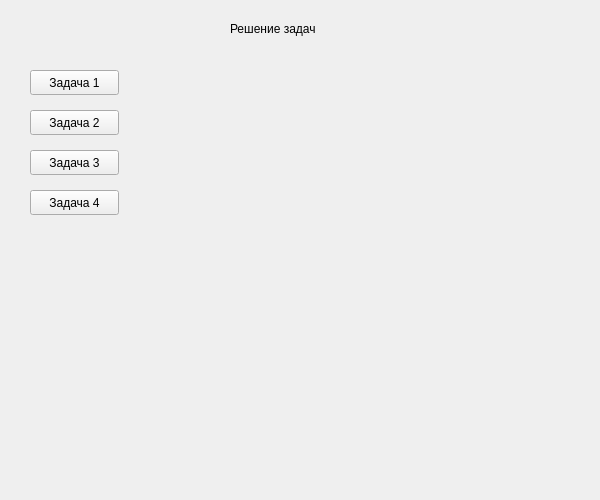
<?xml version="1.0" encoding="UTF-8"?>
<ui version="4.0">
 <class>Tasks</class>
 <widget class="QWidget" name="Tasks">
  <property name="geometry">
   <rect>
    <x>0</x>
    <y>0</y>
    <width>600</width>
    <height>500</height>
   </rect>
  </property>
  <property name="windowTitle">
   <string>Form</string>
  </property>
  <widget class="QLabel" name="label">
   <property name="geometry">
    <rect>
     <x>230</x>
     <y>20</y>
     <width>131</width>
     <height>17</height>
    </rect>
   </property>
   <property name="text">
    <string>Решение задач</string>
   </property>
  </widget>
  <widget class="QPushButton" name="task1">
   <property name="geometry">
    <rect>
     <x>30</x>
     <y>70</y>
     <width>89</width>
     <height>25</height>
    </rect>
   </property>
   <property name="text">
    <string>Задача 1</string>
   </property>
  </widget>
  <widget class="QPushButton" name="task2">
   <property name="geometry">
    <rect>
     <x>30</x>
     <y>110</y>
     <width>89</width>
     <height>25</height>
    </rect>
   </property>
   <property name="text">
    <string>Задача 2</string>
   </property>
  </widget>
  <widget class="QPushButton" name="task3">
   <property name="geometry">
    <rect>
     <x>30</x>
     <y>150</y>
     <width>89</width>
     <height>25</height>
    </rect>
   </property>
   <property name="text">
    <string>Задача 3</string>
   </property>
  </widget>
  <widget class="QPushButton" name="task4">
   <property name="geometry">
    <rect>
     <x>30</x>
     <y>190</y>
     <width>89</width>
     <height>25</height>
    </rect>
   </property>
   <property name="text">
    <string>Задача 4</string>
   </property>
  </widget>
  <widget class="QLabel" name="solution">
   <property name="geometry">
    <rect>
     <x>250</x>
     <y>70</y>
     <width>311</width>
     <height>391</height>
    </rect>
   </property>
   <property name="text">
    <string/>
   </property>
   <property name="alignment">
    <set>Qt::AlignLeading|Qt::AlignLeft|Qt::AlignTop</set>
   </property>
   <property name="wordWrap">
    <bool>true</bool>
   </property>
  </widget>
 </widget>
 <resources/>
 <connections/>
</ui>
